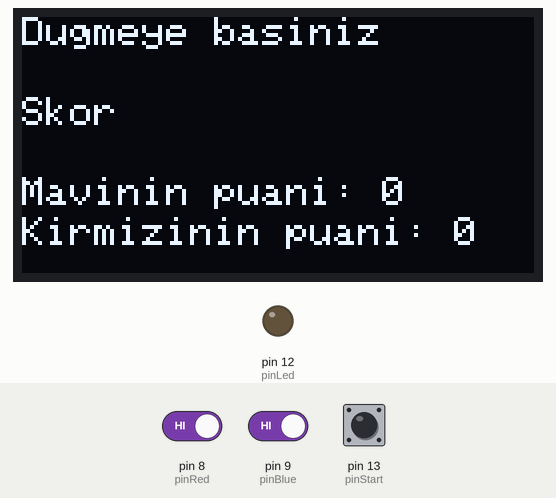
This sketch was run on a simulated Arduino Uno, built with avr-gcc and run on an emulated ATmega328P. Parts: 128×64 one-colour display, output pins drawn as LEDs (lit = HIGH). The inputs (shaded band) are chosen by the test bench; at power-on: pin 13 (pinStart) HIGH, pin 8 (pinRed) HIGH, pin 9 (pinBlue) HIGH. Random numbers use the default seed unless the sketch sets one.

Above: at 1.2 s.
1.3 s: pin 13 (pinStart) pulled LOW for 0.15 s
At 2.8 s:
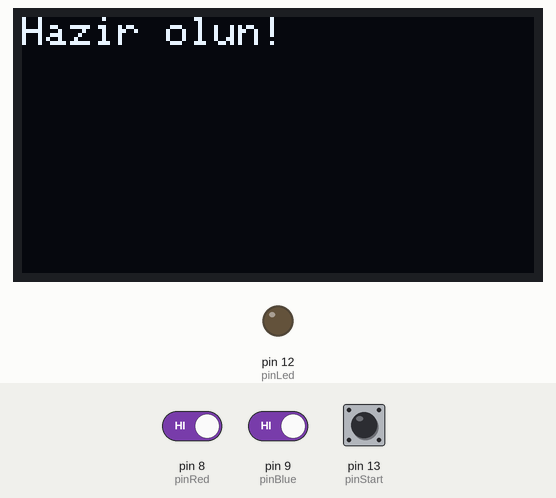
4.4 s: pin 8 (pinRed) driven LOW and pin 9 (pinBlue) driven LOW
At 7.7 s:
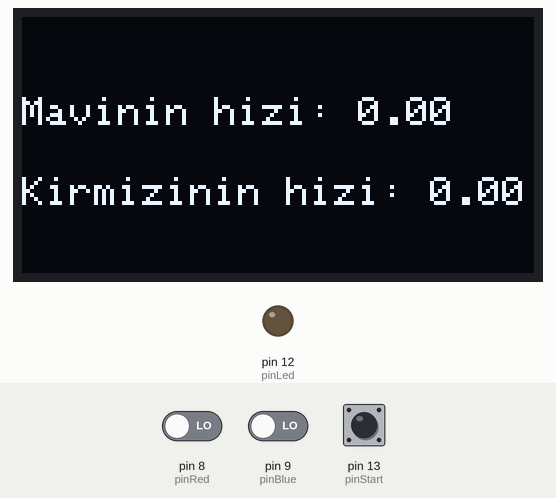
13.4 s: pin 13 (pinStart) pulled LOW for 3.2 s
At 15.1 s:
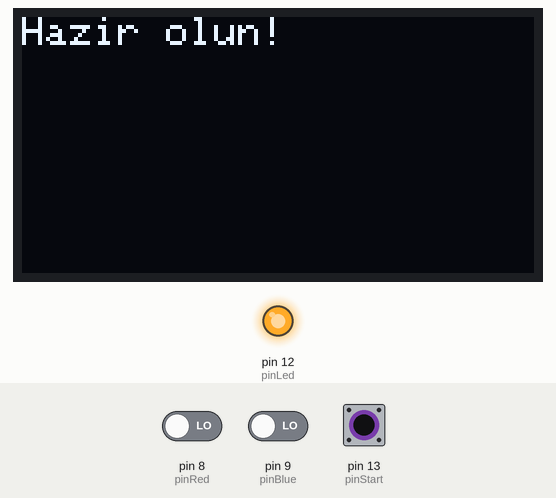
18.1 s: pin 8 (pinRed) driven HIGH
At 20.9 s:
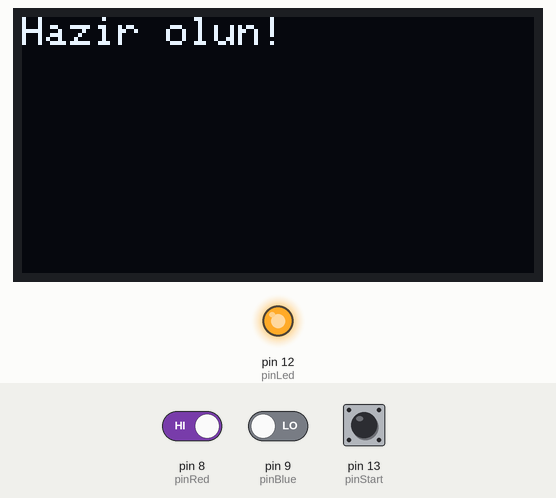
21.1 s: pin 8 (pinRed) driven LOW
At 26.2 s:
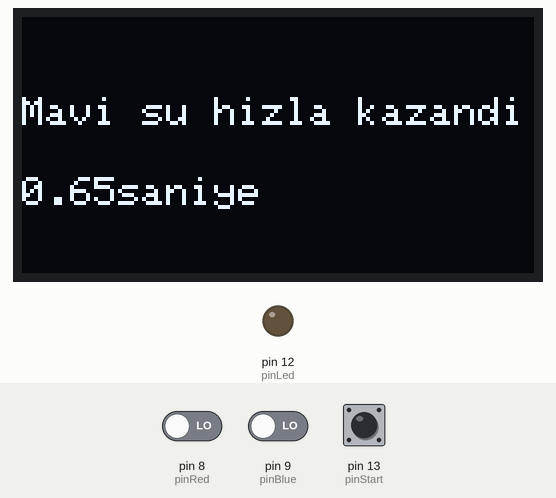
Timing chart, 0 to 26.6 s (numbered marks = the images above; inputs shaded):
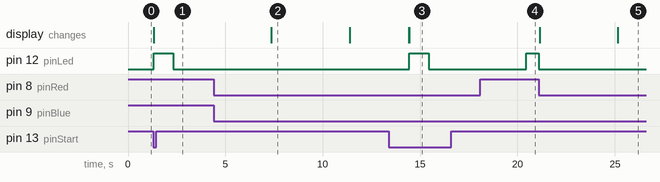

Measured:
- after the input at 1.3 s, pin 12 (pinLed): LOW → HIGH at once, → LOW 1.0 s later; the display: changes at once (image 1)
- after the input at 4.4 s, the display: changes after 3.0 s (image 2)
- after the input at 13.4 s, pin 12 (pinLed): LOW → HIGH after 1.0 s, → LOW 1.0 s later
- after the input at 18.1 s, pin 12 (pinLed): LOW → HIGH after 2.3 s
- after the input at 21.1 s, pin 12 (pinLed): HIGH → LOW at once; the display: first changes at once (image 5 shows a later state)
- what the display in image 2 shows lasts 4.0 s, from 7.4 s to 11.4 s

The sketch:

Refleks_oyunu.ino
```cpp
#include <SPI.h>
#include <Wire.h>
#include <Adafruit_GFX.h>
#include <Adafruit_SSD1306.h>

#define SCREEN_WIDTH 128  // OLED display width, in pixels
#define SCREEN_HEIGHT 64  // OLED display height, in pixels

// Declaration for an SSD1306 display connected to I2C (SDA, SCL pins)
#define OLED_RESET 4  // Reset pin # (or -1 if sharing Arduino reset pin)
Adafruit_SSD1306 display(SCREEN_WIDTH, SCREEN_HEIGHT, &Wire, OLED_RESET);

const int pinBlue = 9;    //Mavi oyuncu
const int pinRed = 8;     // Kırmızı oyuncu
const int pinLed = 12;    //Başlama LEDi
const int pinStart = 13;  //Başlama düğmesi

int buttonStateBlue = 0;  //Mavi oyuncu anlık düğme değeri
int buttonStateRed = 0;   //Kırmızı oyuncu anlık düğme değeri

int lastButtonStateBlue = 0;  //Mavi oyuncu son durumu
int lastButtonStateRed = 0;   //Kırmızı oyuncu son durumu

int scoreBlue = 0;  //Mavi oyuncu puanı
int scoreRed = 0;   //Kırmızı oyuncu puanı

boolean bothDone = false;        //Her iki oyuncu da oyununu oynadı mı?
boolean gameOn = false;          //Oyun devam ediyor mu etmiyor mu?
boolean startButtonState = LOW;  //Başlangıç düğmesi durumu
boolean blueDone = false;        //Mavi oynadı mı?
boolean redDone = false;         //Kırmızı oynadı mı?
boolean welcomeMsg = false;      //Başlangıç mesajı gösterildi mi?

long randomTime;   //Oyunun başlamasıyla ışığın ikinci kez yanması arasında geçen random süre
long startTime;    //Oyunun başladığı an
long endTimeBlue;  //Mavi oyuncunun düğmesine bastığı an
long endTimeRed;   //Kırmızı oyuncunun düğmesine bastığı an

float finalTimeBlue;  //Oyunun başlamasından sonra mavi oyuncunun düğmesine basmasına kadar geçen süre
float finalTimeRed;   //Oyunun başlamasından sonra kırmızı oyuncunun düğmesine basmasına kadar geçen süre
float winningTime;    //Oyunun başlamasından, kazanan oyuncunun süresine kadar geçen süre

void setup() {
  Serial.begin(9600);
  display.begin(SSD1306_SWITCHCAPVCC, 0x3C);

  pinMode(pinBlue, INPUT_PULLUP);
  pinMode(pinRed, INPUT_PULLUP);
  pinMode(pinStart, INPUT_PULLUP);
  pinMode(pinLed, OUTPUT);
}

void loop() {
  if (welcomeMsg == false) {
    display.clearDisplay();
    display.setTextSize(1);       // Normal 1:1 pixel scale
    display.setTextColor(WHITE);  // Draw white text
    display.cp437(true);          // Use full 256 char 'Code Page 437' font
    display.setCursor(0, 0);
    display.print("Dugmeye basiniz");
    display.setCursor(0, 20);
    display.print("Skor");
    display.setCursor(0, 40);
    display.print("Mavinin puani: ");
    display.print(scoreBlue);
    display.setCursor(0, 50);
    display.print("Kirmizinin puani: ");
    display.print(scoreRed);

    display.display();

    welcomeMsg = true;
  }

  startButtonState = digitalRead(pinStart);  //Oyunun başlaması için başlama düğmesinin durumunu oku

  if (startButtonState == LOW && gameOn == false) {
    Random();
  }
}

void Random() {
  display.clearDisplay();
  display.setCursor(0, 0);
  display.print("Hazir olun!");
  display.display();

  randomTime = random(4, 10);
  randomTime = randomTime * 1000;

  digitalWrite(pinLed, HIGH);  //İlk ışık yakılıyor. Sönüp tekrar yandığı an oyun başlayacak
  delay(1000);
  digitalWrite(pinLed, LOW);
  delay(randomTime);
  digitalWrite(pinLed, HIGH);

  startGame();
}

void startGame() {
  gameOn = true;               //Bir oyunun oynanmakta olduğunu belirtiyor
  startTime = millis();        //Oyunun başladığı an kaydediliyor
  digitalWrite(pinLed, HIGH);  //Oyunun başladığını gösteren LED'in yanışı

  while (blueDone == false || redDone == false) {
    buttonStateBlue = digitalRead(pinBlue);
    buttonStateRed = digitalRead(pinRed);

    if (buttonStateBlue == LOW && blueDone == false) {
      endTimeBlue = millis();
      blueDone = true;
    }

    if (buttonStateRed == LOW && redDone == false) {
      endTimeRed = millis();
      redDone = true;
    }
  }

  endGame();
}

void endGame() {
  digitalWrite(pinLed, LOW);  //Oyunun bittiğini gösterir

  finalTimeBlue = (endTimeBlue - startTime);  //Mavinin hızı
  finalTimeRed = (endTimeRed - startTime);    //Kırmızının hızı

  display.clearDisplay();
  display.setCursor(0, 20);
  display.print("Mavinin hizi: ");
  display.print(finalTimeBlue / 1000);
  display.setCursor(0, 40);
  display.print("Kirmizinin hizi: ");
  display.print(finalTimeRed / 1000);
  display.display();

  delay(4000);

  if (endTimeBlue < endTimeRed)  //Mavi kazandıysa
  {
    winningTime = (endTimeRed - startTime) - (endTimeBlue - startTime);
    scoreBlue = scoreBlue + 1;

    display.clearDisplay();
    display.setCursor(0, 20);
    display.print("Mavi su hizla kazandi");
    display.setCursor(0, 40);
    display.print(winningTime / 1000);
    display.print("saniye");
    display.display();
    delay(3000);
  } else  //Kırmızı kazandıysa
  {
    winningTime = (endTimeBlue - startTime) - (endTimeRed - startTime);
    scoreRed = scoreRed + 1;

    display.clearDisplay();
    display.setCursor(0, 20);
    display.print("Kirmizi su hizla kazandi");
    display.setCursor(0, 40);
    display.print(winningTime / 1000);
    display.print(" saniye");
    display.display();
    delay(5000);
  }

  // Bütün değişkenlere restart atılır
  buttonStateBlue = 0;
  buttonStateRed = 0;
  lastButtonStateBlue = 0;
  lastButtonStateRed = 0;
  bothDone = false;
  gameOn = false;
  startButtonState = LOW;
  blueDone = false;
  redDone = false;
  randomTime = 0;
  startTime = 0;
  endTimeBlue = 0;
  endTimeRed = 0;
  finalTimeBlue = 0;
  finalTimeRed = 0;
  winningTime = 0;
  welcomeMsg = false;
}
```
